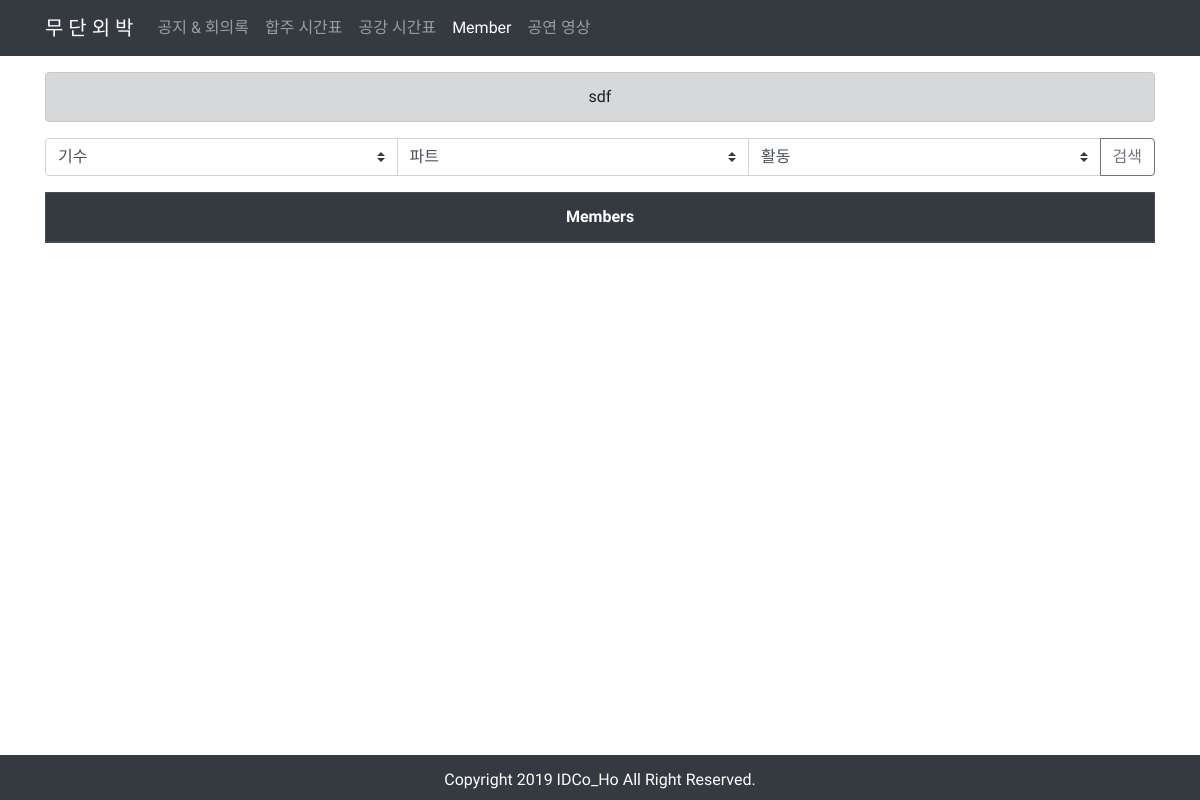
/members/, run on an earlier commit of the app's database.
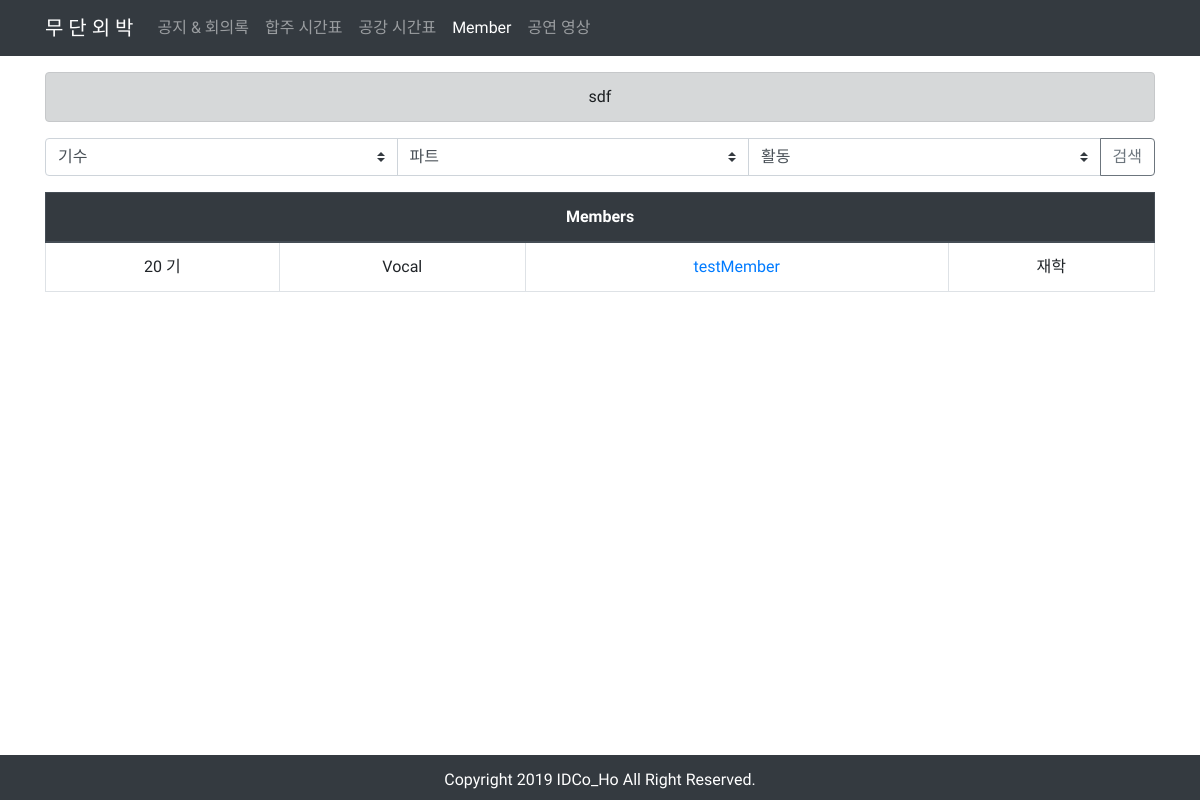
And on a later commit of the database.
### notices/models.py (models this page shows)
class Onenotice(models.Model):
    content = models.TextField()

### members/models.py (models this page shows, shortened)
class Member(models.Model):
    name = models.CharField(max_length=10)
    part = models.ForeignKey(Part, on_delete=models.CASCADE)
    mudanNo = models.ForeignKey(MudanNo, on_delete=models.CASCADE)
    univNo = models.ForeignKey(UniveNo, on_delete=models.CASCADE)
    major = models.ForeignKey(Major, on_delete=models.CASCADE)
    alive = models.ForeignKey(Alive, on_delete=models.CASCADE)
    class Meta:
        ordering = ['part_id', 'mudanNo_id']

class MudanNo(models.Model):
    num = models.IntegerField()
    def __str__(self):
        return f'{self.num}'

class Part(models.Model):
    name = models.CharField(max_length=10)
    short = models.CharField(max_length=5)
    def __str__(self):
        return f'{self.name}'

class Alive(models.Model):
    content = models.CharField(max_length=5)
    def __str__(self):
        return f'{self.content}'

### members/views.py (the view)
# urls.py: path('', views.list, name='list'),
def list(request):
    onenotice = get_object_or_404(Onenotice, pk=1)
    mudannos = MudanNo.objects.all()
    parts = Part.objects.all()
    alives = Alive.objects.all()
    if request.method == 'POST':
        search_mudanno = request.POST.get('mudanno')
        search_part = request.POST.get('part')
        search_alive = request.POST.get('alive')
        if search_mudanno == 'all' and search_part == 'all' and search_alive == 'all':
            members = Member.objects.all().order_by('-mudanNo')
        if search_mudanno != 'all' and search_part != 'all' and search_alive != 'all':
            members = Member.objects.filter(mudanNo_id = search_mudanno, alive_id = search_alive, part = search_part).order_by('-mudanNo')
        if search_mudanno == 'all' and search_part == 'all' and search_alive != 'all':
            members =  Member.objects.filter(alive_id = search_alive).order_by('-mudanNo')
        if search_mudanno == 'all' and search_part != 'all' and search_alive == 'all':
            members = Member.objects.filter(part_id = search_part).order_by('-mudanNo')
        if search_mudanno != 'all' and search_part == 'all' and search_alive == 'all':
            members = Member.objects.filter(mudanNo_id = search_mudanno).order_by('-mudanNo')
        if search_mudanno == 'all' and search_part != 'all' and search_alive != 'all':
            members =  Member.objects.filter(alive_id = search_alive, part_id = search_part).order_by('-mudanNo')
        if search_mudanno != 'all' and search_part == 'all' and search_alive != 'all':
            members =  Member.objects.filter(alive_id = search_alive, mudanNo_id = search_mudanno).order_by('-mudanNo')
        if search_mudanno != 'all' and search_part != 'all' and search_alive == 'all':
            members =  Member.objects.filter(mudanNo_id = search_mudanno, part_id = search_part).order_by('-mudanNo')
    else:
        members = Member.objects.all().order_by('-mudanNo')
    context = {'members':members, 'onenotice':onenotice, 'mudannos':mudannos, 'parts':parts, 'alives':alives}
    return render(request, 'members/list.html', context)

### members/templates/members/list.html (shortened to what this page needs)
{% extends 'base.html' %}
{% block body %}
<div class="container">
    <form method="POST">
            <div class="input-group mb-3">
        <select class="custom-select" name="mudanno" value="기수">
            <option value="all">기수</option>
        </select>
        <select class="custom-select" name="part" value="파트">
            <option value="all">파트</option>
        </select>
        <select class="custom-select" name="alive" vlaue="활동">
            <option value="all">활동</option>
        </select>
        <div class="input-group-append">
        <input type="submit" role="btn" class="btn btn-outline-secondary" value="검색">
        </div>
        </div>
    </form>
    <table class="table table-hover table-bordered text-center mt-2">
        <thead class="thead-dark">
            <tr>
            <th scope="col" colspan="4">Members</th>
            </tr>
        </thead>
        <tbody>
            {% for member in members %}
            <tr>
            <td>{{ member.mudanNo }} 기</td>
            <td>{{ member.part }}</td>
            <td><a href="{% url 'members:detail' member.pk %}">{{ member.name }}</a></td>
            <td>{{ member.alive }}</th>
            </tr>
            {% endfor %}
        </tbody>
    </table>
</div>
{% endblock %}

### mudan_web/templates/base.html (shortened to what this page needs)
<!DOCTYPE html>
<html lang="en">
{% load pwa %}
{% load static %}
<head>
    <link rel="stylesheet" href="https://stackpath.bootstrapcdn.com/bootstrap/4.3.1/css/bootstrap.min.css">
    <link rel="stylesheet" href="https://use.fontawesome.com/releases/v5.8.2/css/all.css">
</head>
<body>
    <nav class="sticky-top navbar navbar-dark bg-dark navbar-expand-lg navbar-light bg-light mb-3">
        <div class="container">
            <a class="navbar-brand" href="#">무 단 외 박</a>
            <div class="collapse navbar-collapse" id="navbarNavAltMarkup">
                <div class="navbar-nav">
                <a class="nav-item nav-link {% if request.path == '/notices/' %}active{% endif %}" href="{% url 'notices:list' %}">공지 & 회의록</a>
                <a class="nav-item nav-link {% if request.path == '/worktimes/'%}active{% endif %}" href="{% url 'worktimes:list' %}">합주 시간표</a>
                <a class="nav-item nav-link {% if request.path == '/freetimes/'%}active{% endif %}" href="{% url 'freetimes:list' %}">공강 시간표</a>
                <a class="nav-item nav-link {% if request.path == '/members/'%}active{% endif %}" href="{% url 'members:list' %}">Member</a>
                <a class="nav-item nav-link {% if request.path == '/videos/'%}active{% endif %}" href="{% url 'videos:list' %}">공연 영상</a>
            </div>
        </div>
    </nav>
    <div class="container">
        <div class="alert alert-dark text-center" role="alert">
            {{ onenotice.content }}
        </div>
    </div>
    {% block body %}
    {% endblock %}
    <div class="mb-5 pb-5"></div>
    <div class="fixed-bottom">
        <nav class="navbar" style="background-color: #343A40;">
            <div class="container">
                <p style="text-align: center; color:white; width:100%; padding-top: 5px; margin-bottom: 0;">Copyright 2019 IDCo_Ho All Right Reserved.</p>
            </div>
        </nav>
    </div>
</body>
</html>

### mudan_web/templates/base.html (style rules this page uses)
body { font-family: 'Sunflower', 'Open Sans', 'Noto Sans TC', 'Noto Sans JP', sans-serif; white-space: normal; }

What changed in the data, as far as the page shows it:
added Member: mudanNo "20", part "Vocal", name "testMember", alive "재학"
